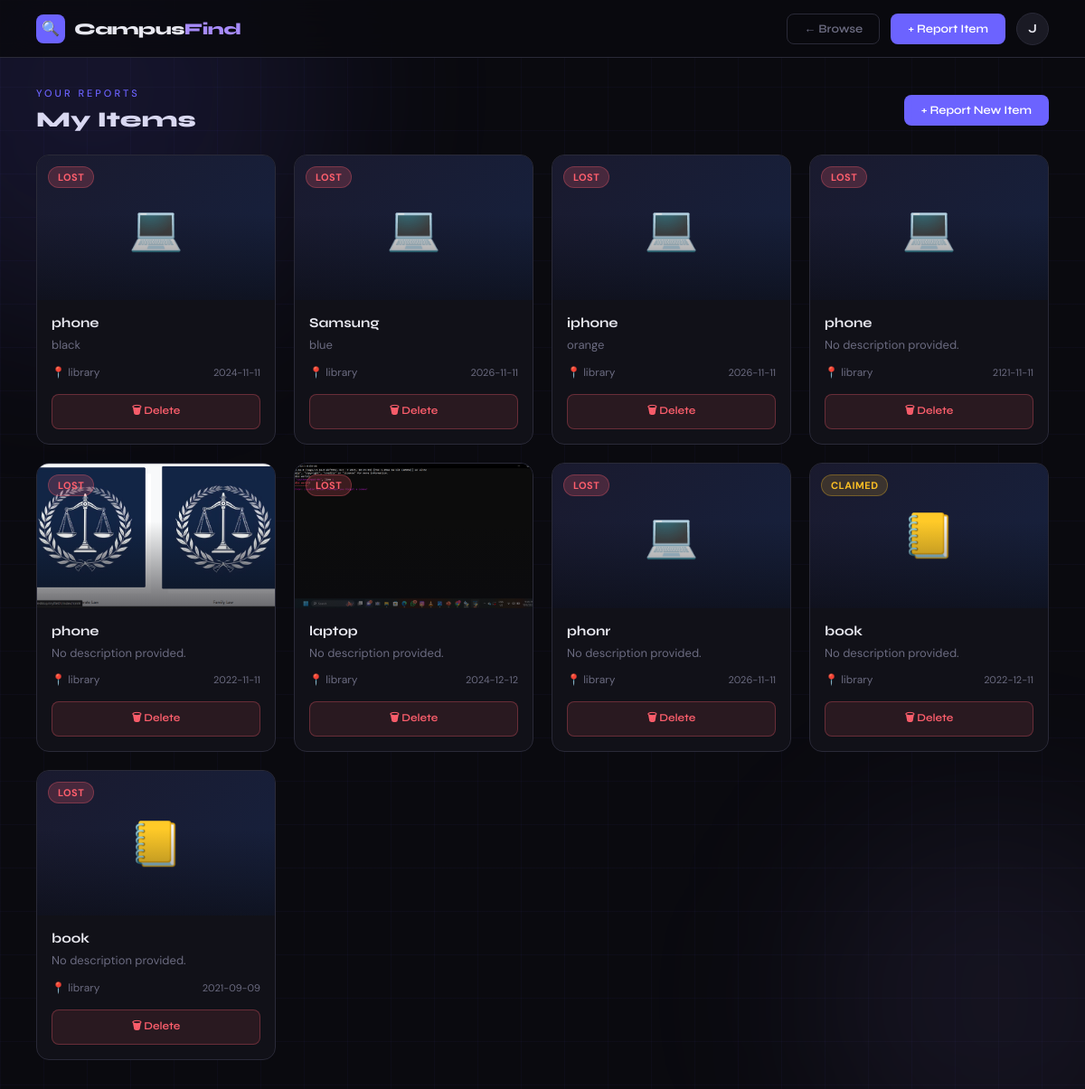
Page /my-items (signed in) on the committed database.
### tables this page shows
CREATE TABLE items (
	id INTEGER NOT NULL, 
	title VARCHAR(120) NOT NULL, 
	description TEXT, 
	category VARCHAR(50), 
	status VARCHAR(20), 
	location VARCHAR(120), 
	date_lost VARCHAR(20), 
	image VARCHAR(200), 
	user_id INTEGER, 
	PRIMARY KEY (id), 
	FOREIGN KEY(user_id) REFERENCES users (id)
);

### routes/items.py (the view)
@items_bp.route('/my-items')
@login_required
def my_items():
    from models import Item
    user_items = Item.get_by_user(session['user_id'])
    return render_template('my_items.html', items=user_items)

### models.py (called while the page is built)
    @staticmethod
    def get_by_user(user_id):
        return Item.query.filter_by(user_id=user_id).order_by(Item.id.desc()).all()

### routes/items.py (called while the page is built)
def login_required(f):
    @wraps(f)
    def decorated(*args, **kwargs):
        if 'user_id' not in session:
            flash('Please log in to continue.', 'error')
            return redirect(url_for('auth.login'))
        return f(*args, **kwargs)
    return decorated

### templates/my_items.html (shortened to what this page needs)
{% extends "base.html" %}
{% block content %}
<div class="bg-grid"></div>
<div class="bg-glow bg-glow-2"></div>
<nav>
  <a class="brand" href="{{ url_for('items.index') }}">
    <div class="brand-icon">🔍</div>
    <div class="brand-name">Campus<span>Find</span></div>
  </a>
  <div class="nav-right">
    <a href="{{ url_for('items.index') }}"       class="nav-btn nav-btn-ghost">← Browse</a>
    <a href="{{ url_for('items.report_lost') }}" class="nav-btn nav-btn-primary">+ Report Item</a>
    <div class="profile-wrap">
      <button class="avatar" onclick="toggleDropdown()">{{ session['name'][0] }}</button>
    </div>
  </div>
</nav>
<main class="main-wide">
  <div class="section-header page-header">
    <div>
      <div class="eyebrow">Your Reports</div>
      <div class="page-title">My Items</div>
    </div>
    <a href="{{ url_for('items.report_lost') }}" class="nav-btn nav-btn-primary">+ Report New Item</a>
  </div>
  {% if items %}
    <div class="grid">
      {% for item in items %}
      <div class="card">
        <a href="{{ url_for('items.item_detail', item_id=item.id) }}" style="text-decoration:none; color:inherit;">
          <div class="card-img" style="background: linear-gradient(135deg,#1a1a2e,#16213e);">
            {% if item.image %}
              <img src="{{ url_for('static', filename='uploads/' + item.image) }}" alt="{{ item.title }}" style="width:100%; height:100%; object-fit:cover;" />
            {% else %}
              {% if item.category == 'Electronics' %}💻
              {% elif item.category == 'Bags' %}🎒
              {% elif item.category == 'ID & Cards' %}🪪
              {% elif item.category == 'Keys' %}🔑
              {% elif item.category == 'Clothing' %}🧥
              {% elif item.category == 'Books' %}📒
              {% else %}📦
              {% endif %}
            {% endif %}
            <div class="card-badge badge-{{ item.status }}">{{ item.status|capitalize }}</div>
          </div>
          <div class="card-body">
            <div class="card-title">{{ item.title }}</div>
            <div class="card-desc">{{ item.description or 'No description provided.' }}</div>
            <div class="card-meta">
              <span class="card-location">📍 {{ item.location or 'Unknown' }}</span>
              <span class="card-date">{{ item.date_lost or '' }}</span>
            </div>
          </div>
        </a>
        <div style="padding: 0 16px 16px;">
          <form method="POST" action="{{ url_for('items.delete_item', item_id=item.id) }}" onsubmit="return confirm('Delete this item?')">
            <button type="submit" class="btn-danger-outline">
              🗑 Delete
            </button>
          </form>
        </div>
      </div>
      {% endfor %}
    </div>
  {% endif %}
</main>
{% endblock %}

### rows in the picture
items: status "LOST", title "phone", description "black", location "library", date_lost "2024-11-11"
items: status "LOST", title "Samsung", description "blue", location "library", date_lost "2026-11-11"
items: status "LOST", title "iphone", description "orange", location "library", date_lost "2026-11-11"
items: status "LOST", title "phone", description "No description provided.", location "library", date_lost "2121-11-11"
items: image (picture), status "LOST", title "phone", description "No description provided.", location "library", date_lost "2022-11-11"
items: image (picture), status "LOST", title "laptop", description "No description provided.", location "library", date_lost "2024-12-12"
items: status "LOST", title "phonr", description "No description provided.", location "library", date_lost "2026-11-11"
items: status "CLAIMED", title "book", description "No description provided.", location "library", date_lost "2022-12-11"
items: status "LOST", title "book", description "No description provided.", location "library", date_lost "2021-09-09"

### other values in the picture
{{ session['name'][0] }} "J"
